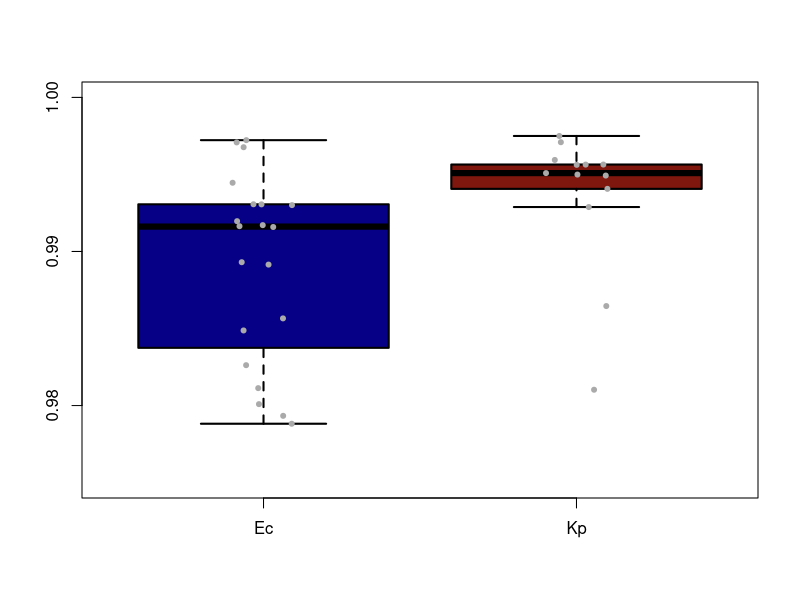
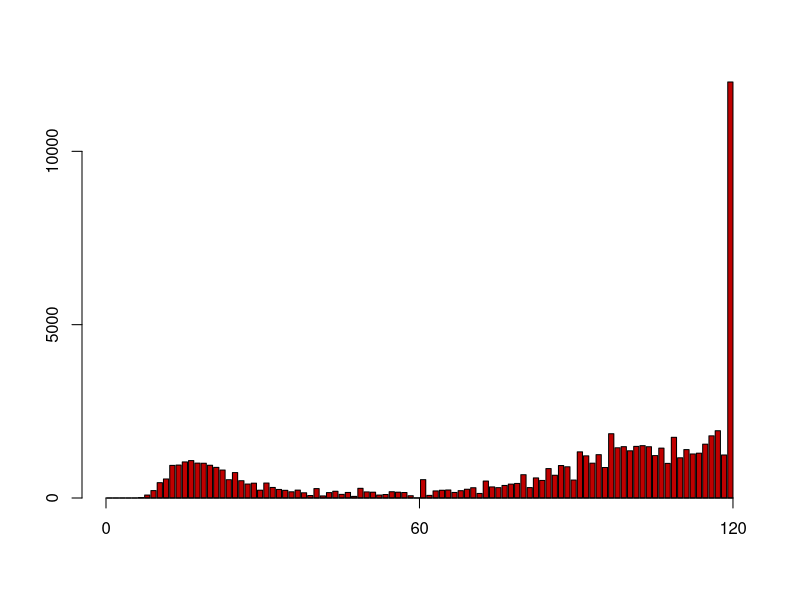
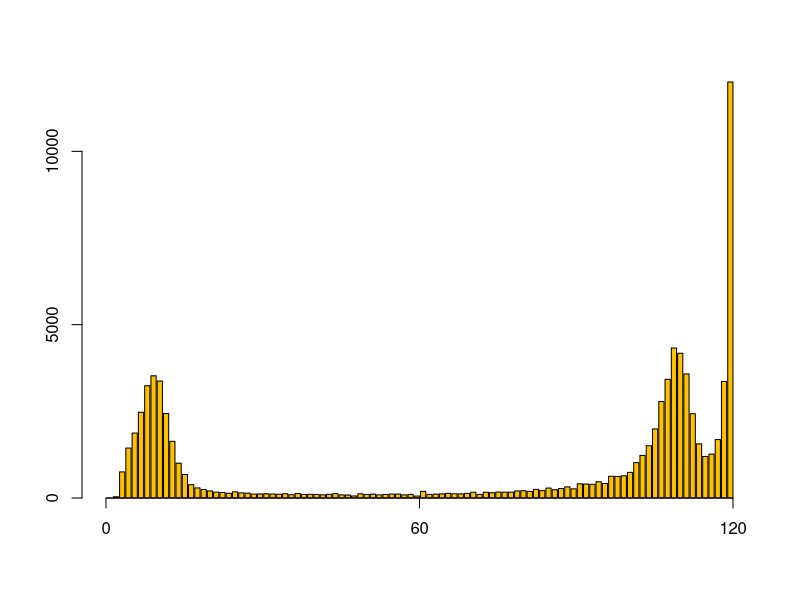
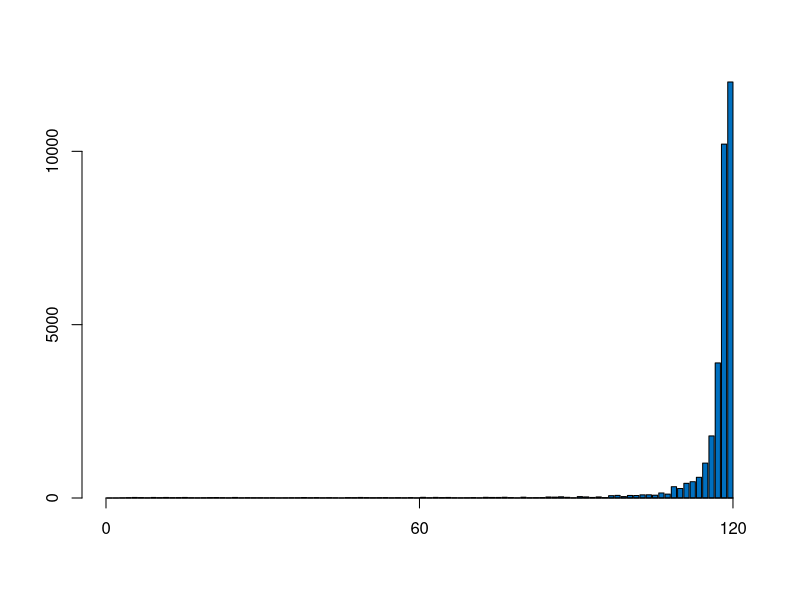

Source code (R) for these figures, in order:
#####################
#### Supp Fig 10 ####
#####################
# Fig 10b
oneclass_overlap = read.delim("../data/SuppFig10_OneClass_Iso_Overlap.txt")
boxplot(overlap_proportion ~ species, data=oneclass_overlap, lwd = 2, outline=FALSE, ylim=c(0.975,1),
        col=c("#060086", "#80170E"), yaxt="n", ylab="", xlab="")
axis(2, at = seq(0.98, 1, by = 0.01))
stripchart(overlap_proportion ~ species, vertical = TRUE, data=oneclass_overlap, method = "jitter", add = TRUE,
           pch = 20, col = "#AAAAAA")

# Fig 10a
Ecoli_hist_bin_100 = read.delim("../data/SuppFig10_Ec_hist_bin100.txt")

# Multiple strains: 0506-T-V02
lastBinMod = as.numeric(Ecoli_hist_bin_100[71,5:104])
lastBinMod[100] = 12000
barplot(lastBinMod, ylim=c(0,12000), yaxt="n", col="#C00000")
axis(2, at = seq(0, 10000, by = 5000))
axis(1, at=c(0,60,120))

# Two strains: 0506-T-V03
lastBinMod = as.numeric(Ecoli_hist_bin_100[72,5:104])
lastBinMod[100] = 12000
barplot(lastBinMod, ylim=c(0,12000), yaxt="n", col="#FFC000")
axis(2, at = seq(0, 10000, by = 5000))
axis(1, at=c(0,60,120))

# One strain: 0506-T-V04
lastBinMod = as.numeric(Ecoli_hist_bin_100[73,5:104])
lastBinMod[100] = 12000
barplot(lastBinMod, ylim=c(0,12000), yaxt="n", col="#0070C0")
axis(2, at = seq(0, 10000, by = 5000))
axis(1, at=c(0,60,120))
